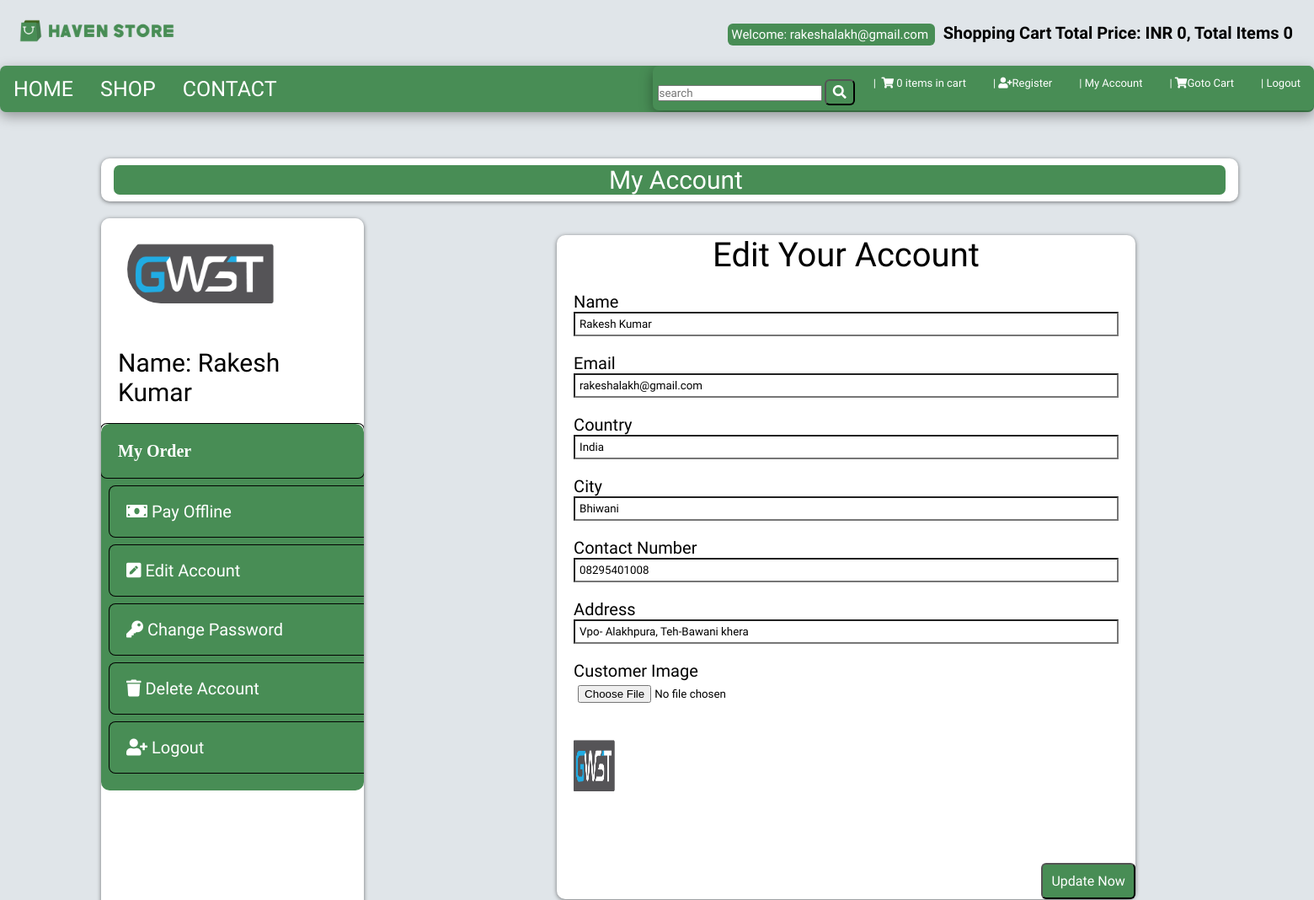
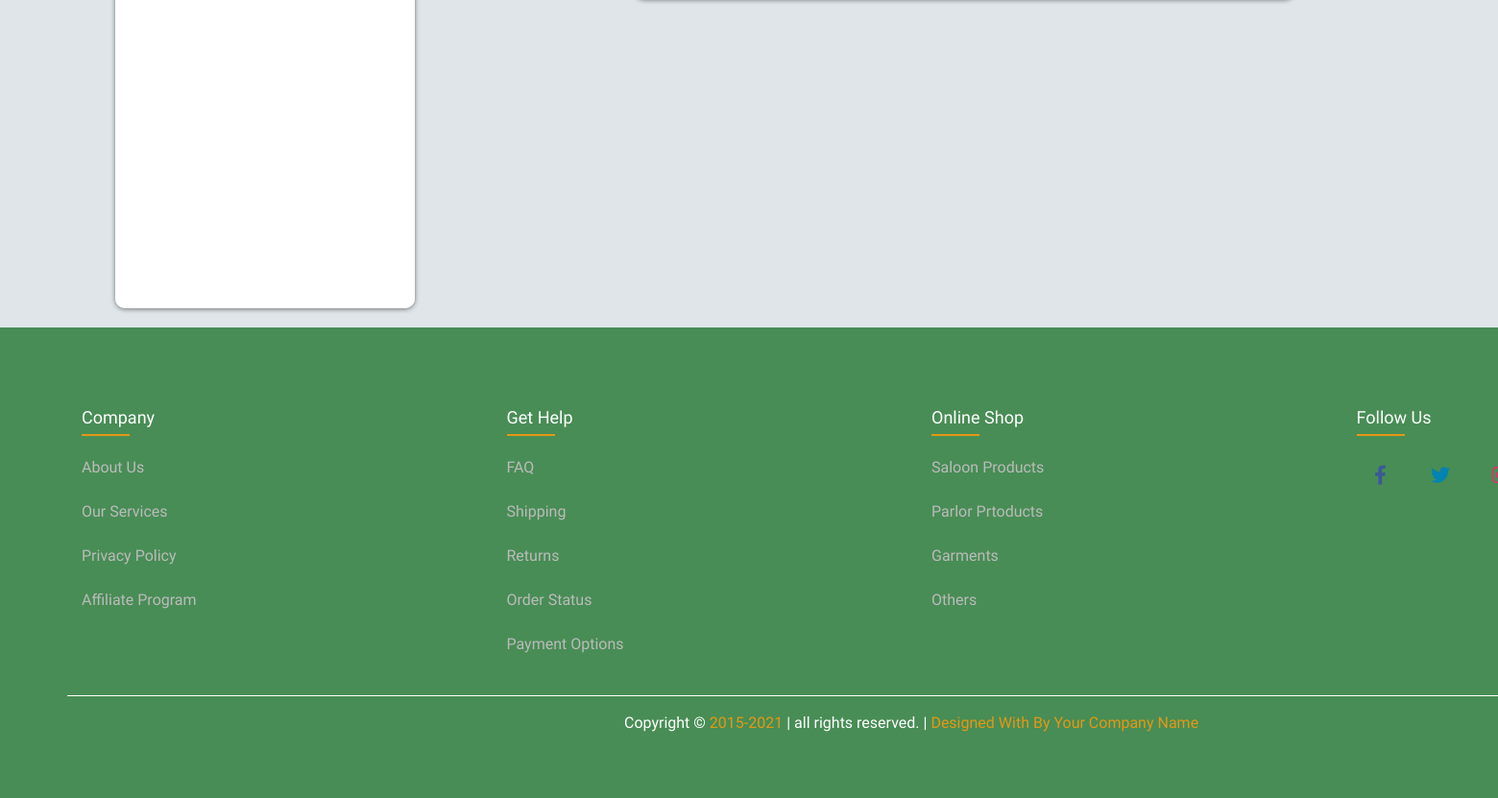
Screenshot of /customer/my_account.php?edit_act (signed in) with the database file from the repository (2 pictures, top to bottom).
### tables this page shows
CREATE TABLE `customers` (
  `customer_id` int(100) NOT NULL,
  `customer_name` varchar(255) NOT NULL,
  `customer_email` varchar(255) NOT NULL,
  `customer_pass` varchar(255) NOT NULL,
  `customer_country` text NOT NULL,
  `customer_city` text NOT NULL,
  `customer_contact` varchar(255) NOT NULL,
  `customer_address` text NOT NULL,
  `customer_image` text NOT NULL,
  `customer_ip` varchar(255) NOT NULL
);

### customer/edit_act.php (the view, shortened to what this page needs)
<?php
$customer_email=$_SESSION['customer_email'];
$get_customer="select * from customers where customer_email='$customer_email'";
$run_cust=mysqli_query($con,$get_customer);
$row_cust=mysqli_fetch_array($run_cust);
$customer_name=$row_cust['customer_name'];
$customer_email=$row_cust['customer_email'];
$customer_country=$row_cust['customer_country'];
$customer_city=$row_cust['customer_city'];
$customer_contact=$row_cust['customer_contact'];
$customer_address=$row_cust['customer_address'];
$customer_image=$row_cust['customer_image'];
  ?>
<div class="rx">
	<center>
	<h1>Edit Your Account</h1>
</center>
<form action="" method="post" >
<div class="roup">
	<label> Name</label>
	<input type="text" name="c_name" class="trol" value="<?php echo $customer_name; ?>" required="">
</div>
<div class="roup">
	<label> Email</label>
	<input type="email" name="c_email" class="trol" value="<?php echo $customer_email; ?>" required="">
</div>
<div class="roup">
	<label> Country</label>
	<input type="text" name="c_country" class="trol" value="<?php echo $customer_country; ?>" required="">
</div>
<div class="roup">
	<label> City</label>
	<input type="text" name="c_city" class="trol" value="<?php echo $customer_city; ?>" required="">
</div>
<div class="roup">
	<label>Contact Number</label>
	<input type="text" name="c_number" class="trol" value="<?php echo $customer_contact; ?>" required="">
</div>
<div class="roup">
	<label> Address</label>
	<input type="text" name="c_address" class="trol" value="<?php echo $customer_address; ?>" required="">
</div>
<div class="roup">
	<label>Customer Image</label>
	<input type="file" name="c_image" class="trol"  required="">
	<img src="customer_images/<?php  echo $customer_image; ?>" class="img-responsive" height="70" width="70">
</div>
<div class="text-center">
	<button class="btn btn-primary" name="update" type="submit">
		Update Now
	</button>
</div>
</form>
</div>

### customer/includes/sidebar.php
<div class="panel panel-default sidebar-menu" >
	<div class="panel-heading">
        <?php
        $session_customer=$_SESSION['customer_email'];
        $get_cust="select * from customers where customer_email='$session_customer'";
        $run_cust=mysqli_query($con, $get_cust);
        $row_customers=mysqli_fetch_array($run_cust);
        $customer_image= $row_customers['customer_image'];
        $customer_name= $row_customers['customer_name'];
        if (!isset($_SESSION['customer_email'])){
        }else{
        	echo "<center>
			<img src='customer_images/$customer_image' class='img-responsive'>
		</center>
		<br>
		<h3 align='center' class='panel-title'>Name: $customer_name</h3></center>";
        }
        ?>
	</div>
	<div class="panel-bdy">
		<ul class="nav nav-pills nav-staked">
			<li class="abc">
				<a href="my_account.php?my_order"><i class="fa fa-list-al">  My Order</a>
			</li >
			<li >
				<a href="my_account.php?pay_offline"><i class="fa fa-money"></i> Pay Offline</a>
			</li>
			<li>
				<a href="my_account.php?edit_act"><i class="fa fa-pencil-square"></i> Edit Account </a>
			</li>
			<li>
				<a href="my_account.php?change_pass"><i class="fa fa-key"></i> Change Password</a>
			</li>
			<li>
				<a href="my_account.php?delete_ac"><i class="fa fa-trash"></i> Delete Account</a>
			</li>
			<li>
				<a href="logout.php"><i class="fa fa-user-plus"></i> Logout</a>
			</li>
		</ul>
	</div>
</div>

### style.css (style rules this page uses)
:root { --blue:#2980b9; }
body { background-color: #e0e5e9; }
* { font-family: "Parkinsans", sans-serif; font-optical-sizing: auto; font-style: normal; font-weight: 400; font-optical-sizing: auto; font-style: normal; margin: 0; padding: 0; box-sizing: border-box; text-decoration: none; transition: all .2s cubic-bezier(.37,1.14,.26,1.24); }
html { font-size: 62.5%; overflow-x: hidden; background-color: rgba(0,0,0,.1); }
.btn { background-color: #488d55; color: #fff; padding: .4rem .8rem; font-size:1.6rem; cursor: pointer; border-radius: .6rem; margin-top: 1rem; }
.col-md-3 h3 { font-size: 2rem; text-align: left; }
.panel h3 { margin-top: 4rem; }
.panel-title { text-align: center; }
.panel-heading h3 { font-size: 3rem; margin: 2rem; }
.panel-heading img { width: 80%; border-radius:4rem ; margin: 2rem; }
.panel-bdy .nav-staked li { padding: 2rem; font-size: 2rem; box-shadow: 0 0 0 1px rgba(1, 1, 1, 1); width: 140%; border-radius: .5rem; margin: 1rem; }
.panel-bdy .nav-staked .abc { width: auto; margin: auto; }
.panel-bdy { width:auto; background-color: #488d55; }
.panel-bdy ul { width: 100%; list-style: none; margin-top: 2rem; color:#ffffff; text-align: left; margin:auto; }
.panel-bdy ul a { color: black; }
.panel-bdy ul li a { z-index: 0; color: #fff; }
.text-center button { padding: 1rem; margin-top: 6rem; float: right; }
.rx { background-color: #ffffff; margin: auto; width: 67%; box-shadow: 0 1px 5px rgba(0, 0, 0, 0.5); }
.rx .roup { margin:2rem; }
.rx .roup input { background-color:#ffffff; width: 100%; padding: .5rem; }
.rx .roup img { margin-top: 3rem; }
div { border-radius: 10px !important; }
li { border-radius: 7px !important; }
ul { border-radius: 7px !important; }

### rows the page displays
customers: c_name "Rakesh Kumar", c_email "rakeshalakh@gmail.com", c_country "India", c_city "Bhiwani", c_number "08295401008", c_address "Vpo- Alakhpura, Teh-Bawani khera", customer_image (picture), customer_name "Rakesh Kumar"

### other values shown
$_SESSION['customer_email'] "rakeshalakh@gmail.com"
$total "0"
$count "0 0"
